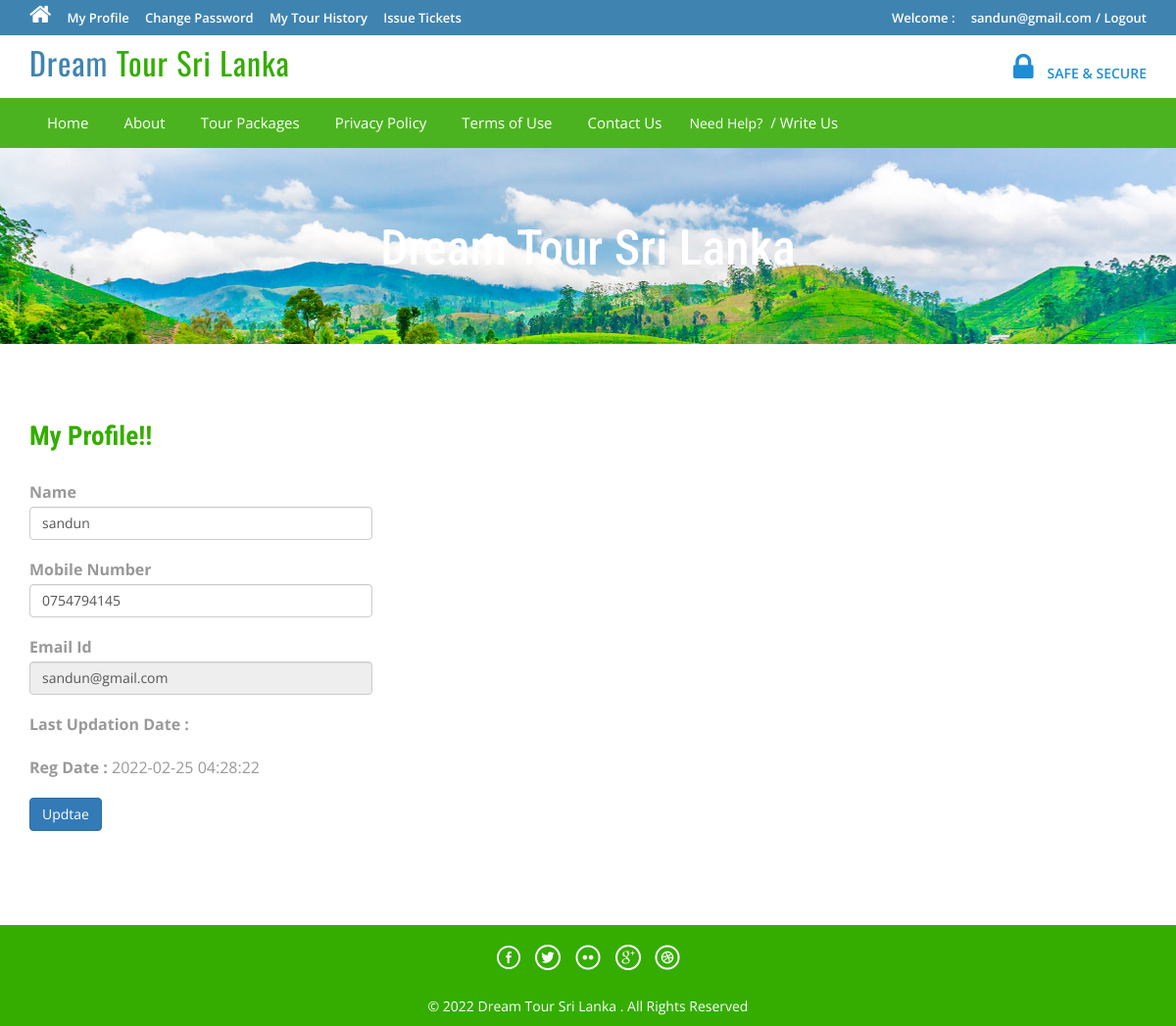
Page /profile.php (signed in) on the committed database.
### tables this page shows
CREATE TABLE `tblusers` (
  `id` int(11) NOT NULL,
  `FullName` varchar(100) DEFAULT NULL,
  `MobileNumber` char(10) DEFAULT NULL,
  `EmailId` varchar(70) DEFAULT NULL,
  `Password` varchar(100) DEFAULT NULL,
  `RegDate` timestamp NULL DEFAULT current_timestamp(),
  `UpdationDate` timestamp NULL DEFAULT NULL ON UPDATE current_timestamp()
);

### profile.php (the view, shortened to what this page needs)
<?php
include('includes/config.php');
if(strlen($_SESSION['login'])==0)
	{
header('location:index.php');
}
else{
?>
<!DOCTYPE HTML>
<html>
<head>
<link href="css/bootstrap.css" rel='stylesheet' type='text/css' />
<link href="css/style.css" rel='stylesheet' type='text/css' />
<link href="css/font-awesome.css" rel="stylesheet">
<link href="css/animate.css" rel="stylesheet" type="text/css" media="all">
</head>
<body>
<div class="top-header">
<?php include('includes/header.php');?>
<div class="banner-1 ">
	<div class="container">
		<h1 class="wow zoomIn animated animated" data-wow-delay=".5s" style="visibility: visible; animation-delay: 0.5s; animation-name: zoomIn;">Dream Tour Sri Lanka</h1>
	</div>
</div>
<div class="privacy">
	<div class="container">
		<h3 class="wow fadeInDown animated animated" data-wow-delay=".5s" style="visibility: visible; animation-delay: 0.5s; animation-name: fadeInDown;">My Profile!!</h3>
		<form name="chngpwd" method="post">
<?php
$useremail=$_SESSION['login'];
$sql = "SELECT * from tblusers where EmailId=:useremail";
$query = $dbh -> prepare($sql);
$query -> bindParam(':useremail',$useremail, PDO::PARAM_STR);
$query->execute();
$results=$query->fetchAll(PDO::FETCH_OBJ);
if($query->rowCount() > 0)
{
foreach($results as $result)
{	?>
	<p style="width: 350px;">
			<b>Name</b>  <input type="text" name="name" value="<?php echo htmlentities($result->FullName);?>" class="form-control" id="name" required="">
	</p>
<p style="width: 350px;">
<b>Mobile Number</b>
<input type="text" class="form-control" name="mobileno" maxlength="10" value="<?php echo htmlentities($result->MobileNumber);?>" id="mobileno"  required="">
</p>
<p style="width: 350px;">
<b>Email Id</b>
	<input type="email" class="form-control" name="email" value="<?php echo htmlentities($result->EmailId);?>" id="email" readonly>
			</p>
<p style="width: 350px;">
<b>Last Updation Date : </b>
</p>
<p style="width: 350px;">
<b>Reg Date :</b>
<?php echo htmlentities($result->RegDate);?>
			</p>
<?php }} ?>
			<p style="width: 350px;">
<button type="submit" name="submit6" class="btn-primary btn">Updtae</button>
			</p>
			</form>
	</div>
</div>
<?php include('includes/footer.php');?>
</body>
</html>
<?php } ?>

### css/style.css (style rules this page uses)
html, body { font-size: 100%; background: #fff; font-family: 'Open Sans', sans-serif; }
h1,h2,h3,h4,h5,h6 { margin:0; font-family: 'Roboto Condensed', sans-serif; }
p { margin:0; }
.top-header { background-color: #3F84B1; border-bottom: 0 none; height: 36px; line-height: 35px; }
.banner-1 { background: url(../images/KANDY\ 2.jpg)no-repeat; background-size: cover; -webkit-background-size: cover; -o-background-size: cover; -ms-background-size: cover; -moz-background-size: cover; min-height:200px; }
.banner-1 h1 { font-size: 50px; margin-bottom: 40px; padding: 1.5em 0 0; text-align: center; color: #ffffff; }
.privacy h3 { color: #34AD00; font-size: 1.7em; font-weight: 700; margin-bottom: 1em; }
.privacy { padding: 5em 0; }
.privacy p { font-size: 1em; line-height: 1.8em; color: #999; margin: 1em 0; }

### rows in the picture
tblusers: name "sandun", mobileno "0754794145", email "sandun@gmail.com", RegDate "2022-02-25 04:28:22"

### other values in the picture
$_SESSION['login'] "sandun@gmail.com"
